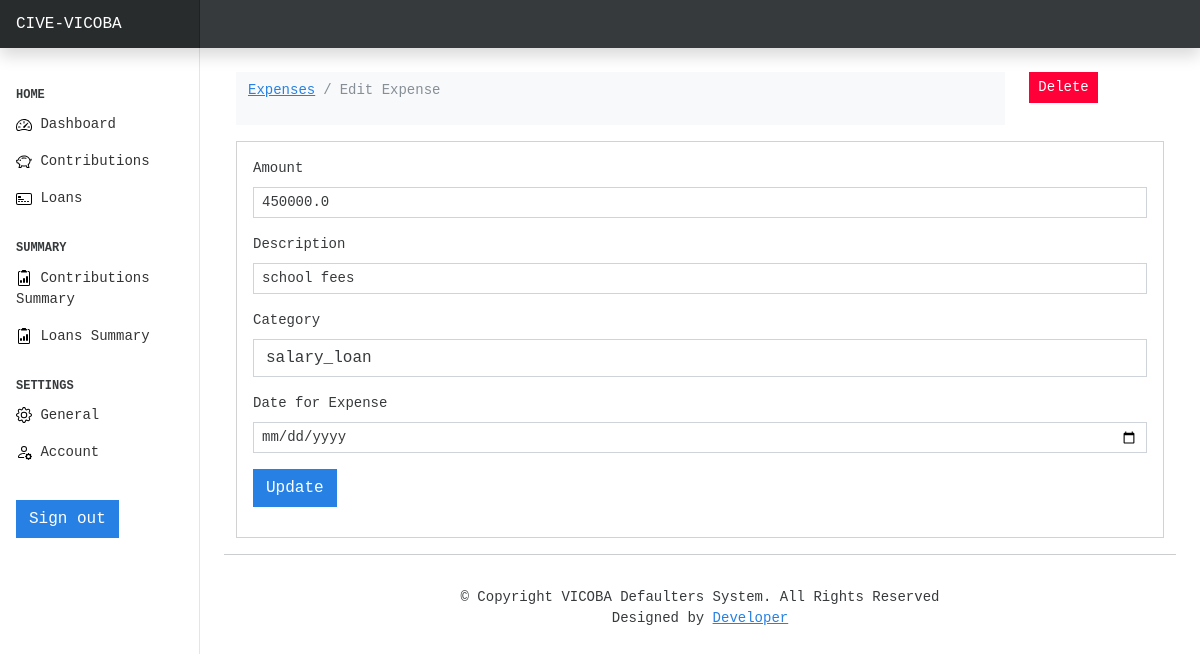
Page /edit-expense/6 on the committed database.
### expenses/models.py (models this page shows, shortened)
class Loan(models.Model):
    prof_choices = [
        ("Mechanical_engineer", "MECHANICAL_ENGINEER"),
        ("Software_Developer", "SOFTWARE_DEVELOPER"),
        ("Technical_writer", "TECHNICAL_WRITER"),
        ("Civil_servant", "CIVIL_SERVANT"),
        ("Librarian", "LIBRARIAN"),
        ("Economist", "ECONOMIST"),
        ("Flight_attendant", "FLIGHT_ATTENDANT"),
        ("Architect", "ARCHITECT"),
        ("Designer", "DESIGNER"),
        ("Physician", "PHYSICIAN"),
        ("Financial_Analyst", "FINANCIAL_ANALYST"),
        ("Air_traffic_controller", "AIR_TRAFFIC_CONTROLLER"),
        ("Politician", "POLITICIAN"),
        ("Police_officer", "POLICE_OFFICER"),
        ("Artist", "ARTIST"),
        ("Surveyor", "SURVEYOR"),
        ("Design_Engineer", "DESIGN_ENGINEER"),
        ("Chemical_engineer", "CHEMICAL_ENGINEER"),
        ("Hotel_Manager", "HOTEL_MANAGER"),
        ("Dentist", "DENTIST"),
        ("Comedian", "COMEDIAN"),
        ("Biomedical_Engineer", "BIOMEDICAL_ENGINEER"),
        ("Graphic_Designer", "GRAPHIC_DESIGNER"),
        ("Computer_hardware_engineer", "COMPUTER_HARDWARE_ENGINEER"),
        ("Petroleum_Engineer", "PETROLEUM_ENGINEER"),
        ("Secretary", "SECRETARY"),
        ("Computer_operator", "COMPUTER_OPERATOR"),
        ("Chartered_Accountant", "CHARTERED_ACCOUNTANT"),
        ("Technician", "TECHNICIAN"),
        ("Microbiologist", "MICROBIOLOGIST"),
        ("Fashion_Designer", "FASHION_DESIGNER"),
        ("Aviator", "AVIATOR"),
        ("Psychologist", "PSYCHOLOGIST"),
        ("Magistrate", "MAGISTRATE"),
        ("Lawyer", "LAWYER"),
        ("Firefighter", "FIREFIGHTER"),
        ("Engineer", "ENGINEER"),
        ("Official", "OFFICIAL"),
        ("Analyst", "ANALYST"),
        ("Geologist", "GEOLOGIST"),
        ("Drafter", "DRAFTER"),
        ("Statistician", "STATISTICIAN"),
        ("Web_designer", "WEB_DESIGNER"),
        ("Consultant", "CONSULTANT"),
        ("Chef", "CHEF"),
        ("Army_officer", "ARMY_OFFICER"),
        ("Surgeon", "SURGEON"),
        ("Scientist", "SCIENTIST"),
        ("Civil_engineer", "CIVIL_ENGINEER"),
        ("Industrial_Engineer", "INDUSTRIAL_ENGINEER"),
        ("Technology_specialist", "TECHNOLOGY_SPECIALIST"),
    ]
    amount = models.FloatField(
        validators=[MinValueValidator(1000), MaxValueValidator(100000)]
    )
    date = models.DateField(default=now)
    description = models.TextField()
    category = models.CharField(max_length=266)
    age = models.FloatField(validators=[MinValueValidator(18), MaxValueValidator(65)])
    income = models.FloatField(validators=[MinValueValidator(1000)])
    profession = models.CharField(max_length=50, choices=prof_choices)
    experience = models.FloatField(validators=[MinValueValidator(1)])
    marital = models.CharField(max_length=266)
    house = models.CharField(max_length=266)
    car = models.CharField(max_length=266)
    owner = models.ForeignKey(to=User, on_delete=models.CASCADE)
    prediction = models.CharField(max_length=100, null=True, blank=True)
    class Meta:
        ordering = ["-date"]

### expenses/views.py (the view, shortened to what this page needs)
# urls.py: path("edit-expense/<int:id>", views.expense_edit, name="expense_edit"),
def expense_edit(request, id):
    expense = Loan.objects.get(pk=id)
    categories = Category.objects.all()
    context = {
        "expense": expense,
        "values": expense,
        "categories": categories,
    }
    if request.method == "GET":
        return render(request, "expenses/edit-expense.html", context)

### templates/expenses/edit-expense.html (shortened to what this page needs)
{% extends "base.html" %}
{% block content %}
<div class="container mt-4">
    <div class="row">
        <div class="col-md-10">
            <nav class="navbar navbar-expand-lg navbar-light bg-light">
                <div class="container-fluid">
                <nav aria-label="breadcrumb">
                    <ol class="breadcrumb">
                    <li class="breadcrumb-item"><a href="{% url 'expenses' %}">Expenses</a></li>
                    <li class="breadcrumb-item active" aria-current="page">Edit Expense</li>
                    </ol>
                </nav>
                </div>
            </nav>
        </div>
        <div class="col-md-2">
            <a
                href="{% url 'expense-delete' expense.id %}"
                class="btn btn-danger btn-sm">
                Delete
            </a>
        </div>
    </div>
        <div class="card mt-3">
            <div class="card-body">
            <form action="{% url 'expense_edit' expense.id %}" method="POST">
                <div class="form-group mb-3">
                    <label class="form-label" for="">Amount</label>
                    <input
                        type="number"
                        name="amount"
                        class="form-control form-control-sm"
                        value="{{values.amount}}"
                    />
                </div>
                <div class="form-group mb-3">
                    <label class="form-label" for="">Description</label>
                    <input
                        type="text"
                        name="description"
                        class="form-control form-control-sm"
                        value="{{values.description}}"
                    />
                </div>
                <div class="form-group mb-3">
                    <label class="form-label" for="">Category</label>
                    <select class="form-control" name="category">
                        <option selected name="category" value="{{values.category}}">
                            {{values.category}}
                        </option>
                    </select>
                </div>
                <div class="form-group mb-3">
                    <label class="form-label" for="">Date for Expense</label>
                    <input type="date" name="expense_date" class="form-control form-control-sm" />
                </div>
                <input type="submit" value="Update" class="btn btn-primary btn-primary-sm" />
            </form>
            </div>
        </div>
</div>
{% endblock content %}

### vicobawebsite/static/css/dashboard.css (style rules this page uses)
body { font-size: .875rem; }

### templates/base.html (style rules this page uses)
body { font-size: large; font-weight: 200; font-family: monospace; }

### rows in the picture
Loan: amount "450000.0", description "school fees", category "salary_loan"
